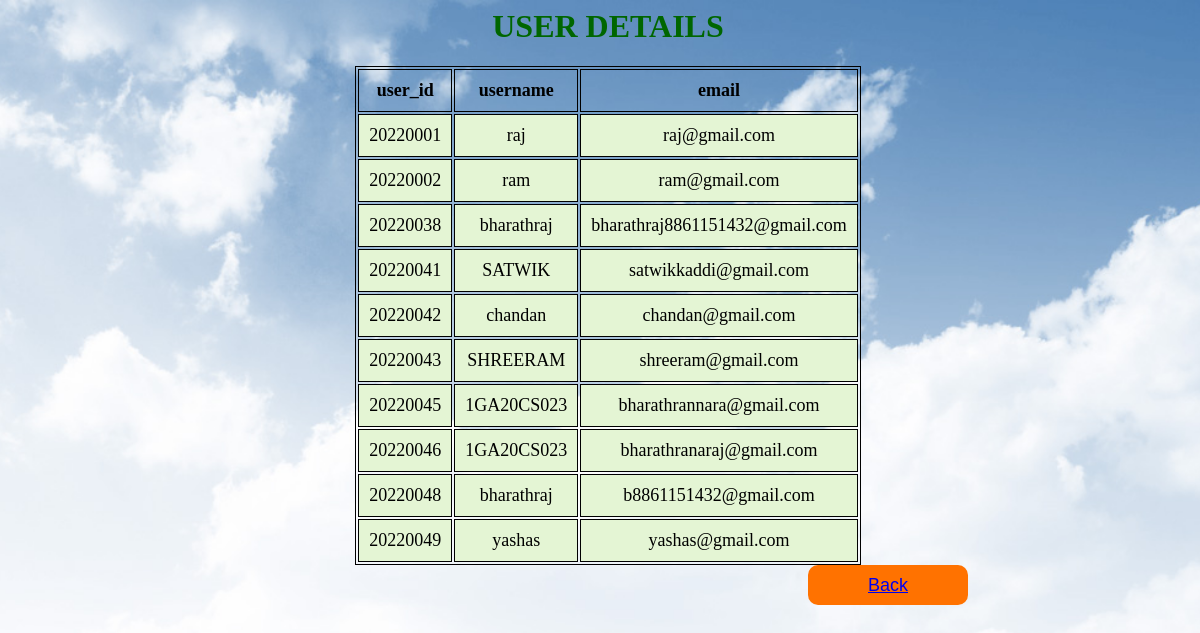
Page /content.php on the committed database.
### tables this page shows
CREATE TABLE `user` (
  `user_id` bigint(10) NOT NULL,
  `username` varchar(30) DEFAULT NULL,
  `email` varchar(30) DEFAULT NULL,
  `password` varchar(30) DEFAULT NULL
);

### content.php (the view, shortened to what this page needs)
<h1>USER DETAILS</h1>
<?php
	         include 'config.php';
            $query = "SELECT `user_id`, `username`, `email` FROM `user` WHERE 1";
            $res = mysqli_query($conn,$query);
            $all_property = array();
            echo '<table class="data-table"><thead>';
            while ($property = mysqli_fetch_field($res)) {
                echo '<th>' . $property->name . '</th>';
                array_push($all_property, $property->name);
            }
            echo '</thead>';
            while ($row = mysqli_fetch_array($res)) {
                echo "<tr>";
                foreach ($all_property as $item) {
                    echo '<td>' . $row[$item] . '</td>';
                }
                echo '</tr>';
            }
            echo "</table>";
?>
<!DOCTYPE html>
<html lang="en">
<head>
    <link rel="stylesheet" type="text/css" href="style_content.css">
</head>
<body>
<button class="cn"><a href="add_admin.php"> Back </a></button>
</body>
</html>

### style_content.css (style rules this page uses)
table { margin: 0 auto; font-size: large; border: 1px solid black; }
h1 { text-align: center; color: #006600; font-size: xx-large; font-family: 'Gill Sans', 'Gill Sans MT', ' Calibri', 'Trebuchet MS', 'sans-serif'; }
td { background-color: #E4F5D4; border: 1px solid black; }
th, td { font-weight: bold; border: 1px solid black; padding: 10px; text-align: center; }
td { font-weight: lighter; }
.cn { width: 160px; height: 40px; background: #ff7200; border: none; margin-bottom: 10px; margin-left: 800px; font-size: 18px; border-radius: 10px; cursor: pointer; transition: .4s ease; }
body { width: 100%; min-height: 100vh; background-image: url(srajan.jpg); background-position: center; background-size: cover; justify-content: center; align-items: center; }

### rows in the picture
user: user_id "20220001", username "raj", email "raj@gmail.com"
user: user_id "20220002", username "ram", email "ram@gmail.com"
user: user_id "20220038", username "bharathraj", email "bharathraj8861151432@gmail.com"
user: user_id "20220041", username "SATWIK", email "satwikkaddi@gmail.com"
user: user_id "20220042", username "chandan", email "chandan@gmail.com"
user: user_id "20220043", username "SHREERAM", email "shreeram@gmail.com"
user: user_id "20220045", username "1GA20CS023", email "bharathrannara@gmail.com"
user: user_id "20220046", username "1GA20CS023", email "bharathranaraj@gmail.com"
user: user_id "20220048", username "bharathraj", email "b8861151432@gmail.com"
user: user_id "20220049", username "yashas", email "yashas@gmail.com"

### other values in the picture
$property->name "user_id"
$property->name "username"
$property->name "email"
